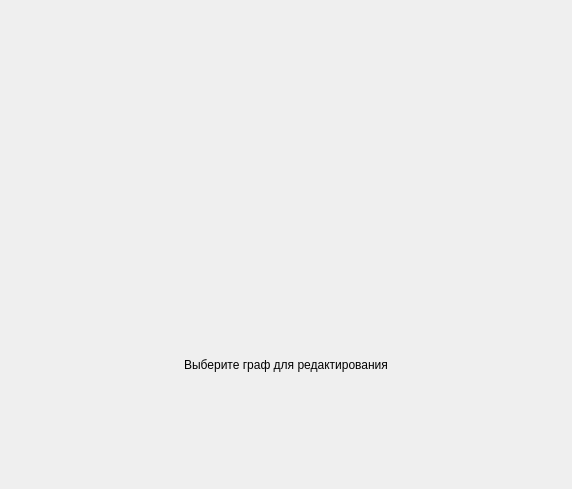
<?xml version="1.0" encoding="UTF-8"?>
<ui version="4.0">
 <class>GraphTabWidget</class>
 <widget class="QWidget" name="GraphTabWidget">
  <property name="geometry">
   <rect>
    <x>0</x>
    <y>0</y>
    <width>572</width>
    <height>489</height>
   </rect>
  </property>
  <property name="windowTitle">
   <string>Form</string>
  </property>
  <layout class="QVBoxLayout" name="verticalLayout">
   <item>
    <widget class="GraphToolbar" name="buttonToolbar" native="true"/>
   </item>
   <item>
    <widget class="QTabWidget" name="editorForms_tabWidget">
     <property name="enabled">
      <bool>true</bool>
     </property>
     <property name="documentMode">
      <bool>true</bool>
     </property>
     <property name="tabsClosable">
      <bool>true</bool>
     </property>
     <property name="tabBarAutoHide">
      <bool>false</bool>
     </property>
    </widget>
   </item>
   <item>
    <widget class="QLabel" name="placeholder_label">
     <property name="sizePolicy">
      <sizepolicy hsizetype="Expanding" vsizetype="Expanding">
       <horstretch>0</horstretch>
       <verstretch>0</verstretch>
      </sizepolicy>
     </property>
     <property name="text">
      <string>Выберите граф для редактирования</string>
     </property>
     <property name="alignment">
      <set>Qt::AlignCenter</set>
     </property>
    </widget>
   </item>
  </layout>
 </widget>
 <customwidgets>
  <customwidget>
   <class>GraphToolbar</class>
   <extends>QWidget</extends>
   <header>GraphEdit/graphtoolbar.h</header>
   <container>1</container>
  </customwidget>
 </customwidgets>
 <resources/>
 <connections/>
</ui>
